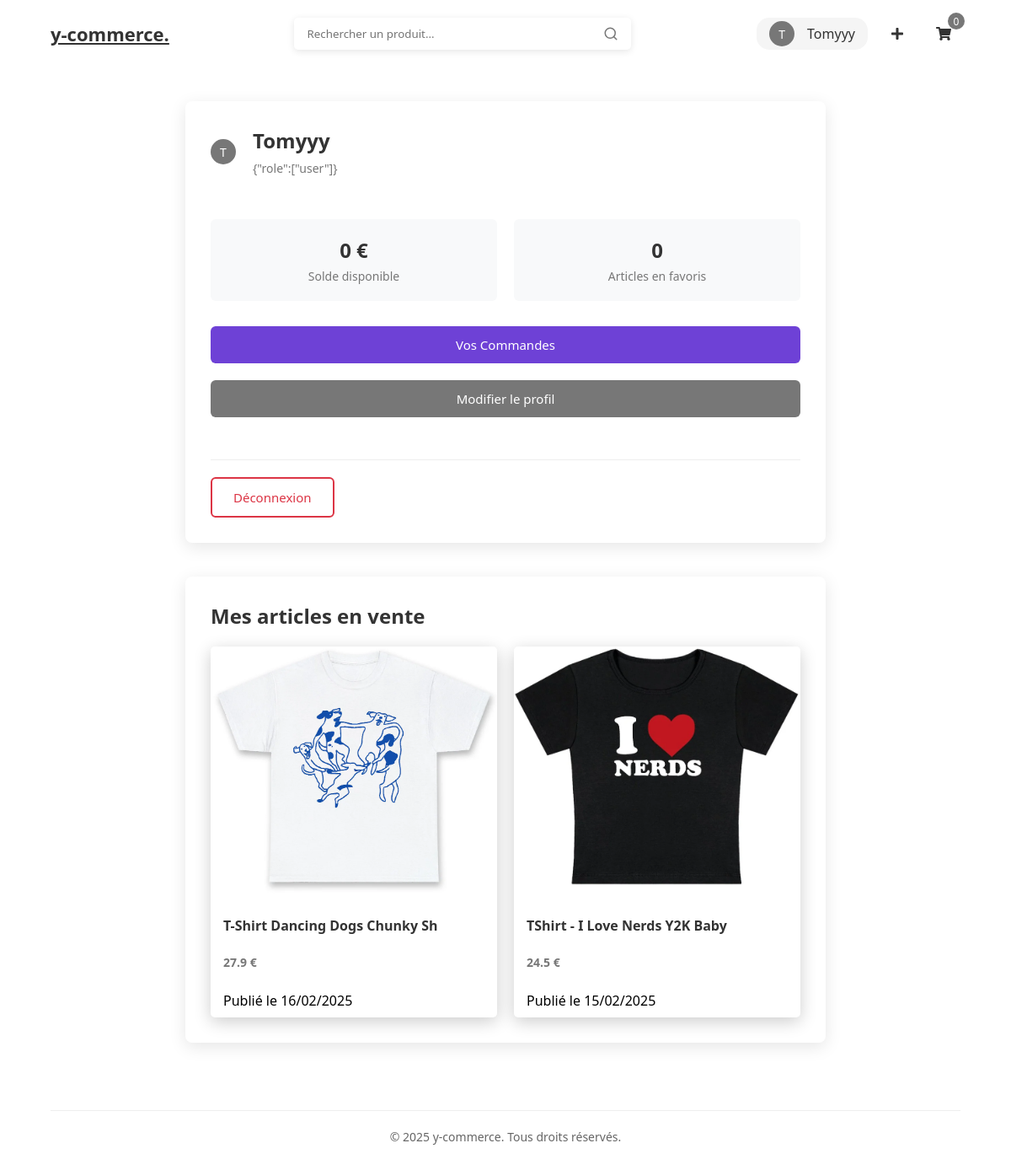
Page /profile.php (signed in) on the committed database.
### tables this page shows
CREATE TABLE `user` (
  `id` int(11) NOT NULL,
  `username` varchar(20) NOT NULL,
  `mail` varchar(50) DEFAULT NULL,
  `password` text DEFAULT NULL,
  `balance` float NOT NULL,
  `profil_image` varchar(255) NOT NULL,
  `role` longtext NOT NULL,
  `wishlist` longtext NOT NULL,
  `creation_date` date DEFAULT NULL,
  `modification_date` date DEFAULT NULL
);

CREATE TABLE `article` (
  `id` int(11) NOT NULL,
  `name` varchar(30) NOT NULL,
  `slug` varchar(128) NOT NULL,
  `description` text NOT NULL,
  `publication_date` datetime NOT NULL,
  `modification_date` datetime NOT NULL,
  `image_link` varchar(128) NOT NULL,
  `owner_id` int(11) NOT NULL,
  `price` float NOT NULL
);

### api/crud/crud_user.php (called while the page is built, shortened)
<?php
require_once dirname(__DIR__) . '/config/config.php';
function getUserById($id) {
    global $conn;
    $sql = "SELECT * FROM user WHERE id = ?";
    $stmt = $conn->prepare($sql);
    $stmt->bind_param("i", $id);
    $stmt->execute();
    $result = $stmt->get_result();
    $user = $result->fetch_assoc();
    return $user;
}
?>

### api/crud/crud_article.php (called while the page is built, shortened)
<?php
require_once dirname(__DIR__) . '/config/config.php';
function getUserArticles($userId) {
    global $conn;
    $sql = "SELECT a.*, u.username as Author
            FROM article a
            JOIN user u ON a.owner_id = u.id
            WHERE a.owner_id = ?
            ORDER BY a.publication_date DESC";
    $stmt = $conn->prepare($sql);
    $stmt->bind_param("i", $userId);
    $stmt->execute();
    $result = $stmt->get_result();
    return $result->fetch_all(MYSQLI_ASSOC);
}
?>

### profile.php (the view, shortened to what this page needs)
<?php
require_once "api/crud/crud_article.php";
require_once "api/crud/crud_command.php";
require_once "api/crud/crud_user.php";
?>
<!DOCTYPE html>
<html lang="fr">
<head>
    <link rel="stylesheet" href="css/style.css">
</head>
<body>
    <?php include 'includes/navbar.php'; ?>
    <div class="user-profile-container">
        <div class="user-profile-card">
            <div class="user-header">
                <div class="user-avatar">
                    <?= strtoupper(substr($user["username"], 0, 1)) ?>
                </div>
                <div class="user-info-header">
                    <h1><?= htmlspecialchars($user['username']) ?></h1>
                    <span class="user-role"><?= htmlspecialchars($user['role']) ?></span>
                </div>
            </div>
            <div class="user-stats">
                <div class="stat-card">
                    <div class="stat-value"><?= htmlspecialchars($user['balance']) ?> €</div>
                    <div class="stat-label">Solde disponible</div>
                </div>
                <div class="stat-card">
                    <div class="stat-value">
                        <?php
                            $wishlist = json_decode($user['wishlist'], true);
                            echo count($wishlist['wishlist'] ?? []);
                        ?>
                    </div>
                    <div class="stat-label">Articles en favoris</div>
                </div>
            </div>
            <form action="order.php" method="post" class="profile-actions">
                <button type="submit" class="user-action-btn show-commands">
                    Vos Commandes
                </button>
            </form>
            <form action="edit_profile.php" method="post" class="profile-actions">
                <button type="submit" class="user-action-btn update-profile-btn">
                    Modifier le profil
                </button>
            </form>
            <div class="balance-section">
                <button type="button" onclick="logout()" class="user-action-btn logout-btn">
                    Déconnexion
                </button>
            </div>
        </div>
        <?php
        $userArticles = getUserArticles($user['id']);
        if (!empty($userArticles)): ?>
            <div class="user-articles">
                <h2>Mes articles en vente</h2>
                <div class="articles-grid">
                    <?php foreach ($userArticles as $article): ?>
                        <div class="product-card" onclick="window.location.href='article.php?id=<?= $article['id'] ?>&slug=<?= $article['slug'] ?>'">
                            <img src="<?= htmlspecialchars($article['image_link']) ?>" alt="<?= htmlspecialchars($article['name']) ?>" class="product-image">
                            <div class="product-info">
                                <h3 class="product-name"><?= htmlspecialchars($article['name']) ?></h3>
                                <p class="product-price"><?= htmlspecialchars($article['price']) ?> €</p>
                                <p class="product-date">Publié le <?= date('d/m/Y', strtotime($article['publication_date'])) ?></p>
                            </div>
                        </div>
                    <?php endforeach; ?>
                </div>
            </div>
        <?php endif; ?>
    </div>
    <?php include 'includes/footer.php'; ?>
</body>
</html>

### includes/navbar.php (shortened to what this page needs)
<?php
require_once 'api/crud/crud_article.php';
require_once 'api/crud/crud_user.php';
?>
<nav class="navbar" id="navbar">
    <a class="brand" href="/y-commerce">y-commerce.</a>
    <form action="/y-commerce" method="get" class="search-bar">
        <input type="text" class="search-input" placeholder="Rechercher un produit..." name="search-bar">
    </form>
    <div class="nav-icons">
        <?php if (isset($_SESSION['user'])): ?>
            <a href="profile.php" class="user-info">
                <div class="user-avatar">
                    <?php
                        $user_session = getUserById($_SESSION["user"]);
                        echo strtoupper(substr($user_session["username"], 0, 1));
                    ?>
                </div>
                <span class="user-name"><?= htmlspecialchars($user_session["username"]) ?></span>
            </a>
            <a href="create_article.php" class="nav-icon" title="Créer un article">
                <i class="fas fa-plus"></i>
            </a>
        <?php else: ?>
            <a href="login.php" class="nav-icon">
                <i class="fas fa-user"></i>
            </a>
        <?php endif; ?>
        <a href="cart.php" class="nav-icon">
            <i class="fas fa-shopping-cart"></i>
            <?php
            $count = 0;
            ?>
            <span class="cart-badge"><?= $count ?></span>
        </a>
    </div>
</nav>

### css/style.css (style rules this page uses)
* { margin: 0; padding: 0; box-sizing: border-box; font-family: 'Segoe UI', Tahoma, Geneva, Verdana, sans-serif; }
body { background-color: #fff; }
.navbar { display: flex; justify-content: space-between; align-items: center; padding: 20px 5%; background: none; margin-bottom: 35px; position: fixed; top: 0; width: 100%; z-index: 1000; }
.nav-icons { display: flex; align-items: center; }
.nav-icon { position: relative; display: flex; align-items: center; justify-content: center; width: 40px; height: 40px; margin-left: 15px; color: #333; transition: color 0.3s; text-decoration: none; }
.cart-badge { position: absolute; top: -5px; right: -5px; background-color: #777; color: white; font-size: 12px; width: 20px; height: 20px; border-radius: 50%; display: flex; align-items: center; justify-content: center; }
.user-info { text-decoration: none; appearance: none; display: flex; align-items: center; gap: 15px; padding: 4px 15px; background-color: #f5f5f5; border-radius: 15px; transition: all 0.3s ease; }
.user-name { color: #333; font-weight: 500; }
.brand { font-size: 22px; font-weight: bold; color: #333; outline: none; appearance: none; }
.search-bar { display: flex; align-items: center; position: relative; }
.search-input { padding: 10px 40px 10px 15px; width: 400px; border: none; border-radius: 5px; outline: none; box-shadow: 0 2px 8px rgba(0, 0, 0, 0.1); }
.search-icon { position: absolute; right: 15px; color: #777; cursor: pointer; }
.product-card { background-color: white; border-radius: 5px; overflow: hidden; box-shadow: 0 5px 20px rgba(0, 0, 0, 0.2); transition: transform 0.3s, box-shadow 0.3s; cursor: pointer; }
.product-image { width: 100%; height: 300px; object-fit: cover; }
.product-info { padding: 15px; display: flex; flex-direction: column; justify-content: space-between; gap: 15px; height: 135px; }
.product-name { font-size: 16px; color: #333; margin-bottom: 8px; }
.product-price { font-size: 14px; font-weight: bold; color: #777; margin-bottom: 10px; }
.user-profile-container { max-width: 800px; margin: 120px auto 40px; padding: 0 20px; }
.user-profile-card { background-color: white; border-radius: 8px; box-shadow: 0 5px 20px rgba(0, 0, 0, 0.1); padding: 30px; }
.user-header { display: flex; align-items: center; gap: 20px; margin-bottom: 30px; padding-bottom: 20px; }
.user-avatar { text-decoration: none; width: 30px; height: 30px; font-size: 14px; border-radius: 50%; background-color: #777; display: flex; align-items: center; justify-content: center; color: white; }
.user-info-header h1 { font-size: 24px; color: #333; margin-bottom: 5px; }
.user-role { color: #777; font-size: 14px; }
.user-stats { display: grid; grid-template-columns: repeat(auto-fit, minmax(200px, 1fr)); gap: 20px; margin-bottom: 30px; }
.stat-card { background-color: #f8f9fa; padding: 20px; border-radius: 6px; text-align: center; }
.stat-value { font-size: 24px; color: #333; font-weight: bold; margin-bottom: 5px; }
.stat-label { color: #777; font-size: 14px; }
.user-action-btn { padding: 12px 25px; border: none; border-radius: 6px; font-size: 15px; cursor: pointer; transition: all 0.3s ease; }
.logout-btn { background-color: white; color: #dc3545; border: 2px solid #dc3545; }
.update-profile-btn { background-color: #777; color: white; width: 100%; margin-bottom: 20px; }
.show-commands { background-color: #6e41d6; color: white; width: 100%; margin-bottom: 20px; }
.user-articles { margin-top: 40px; background: white; padding: 30px; border-radius: 8px; box-shadow: 0 5px 20px rgba(0, 0, 0, 0.1); }
.user-articles h2 { margin-bottom: 20px; color: #333; font-size: 24px; }
.articles-grid { display: grid; grid-template-columns: repeat(auto-fill, minmax(250px, 1fr)); gap: 20px; }
.balance-section { margin-top: 30px; padding-top: 20px; border-top: 1px solid #eee; }

### rows in the picture
user: username "T", username "Tomyyy", role "{\"role\":[\"user\"]}", balance "0", wishlist "0"
article: image_link (picture), name "T-Shirt Dancing Dogs Chunky Sh", price "27.9", publication_date "16/02/2025"
article: image_link (picture), name "TShirt - I Love Nerds Y2K Baby", price "24.5", publication_date "15/02/2025"

### other values in the picture
$count "0"
